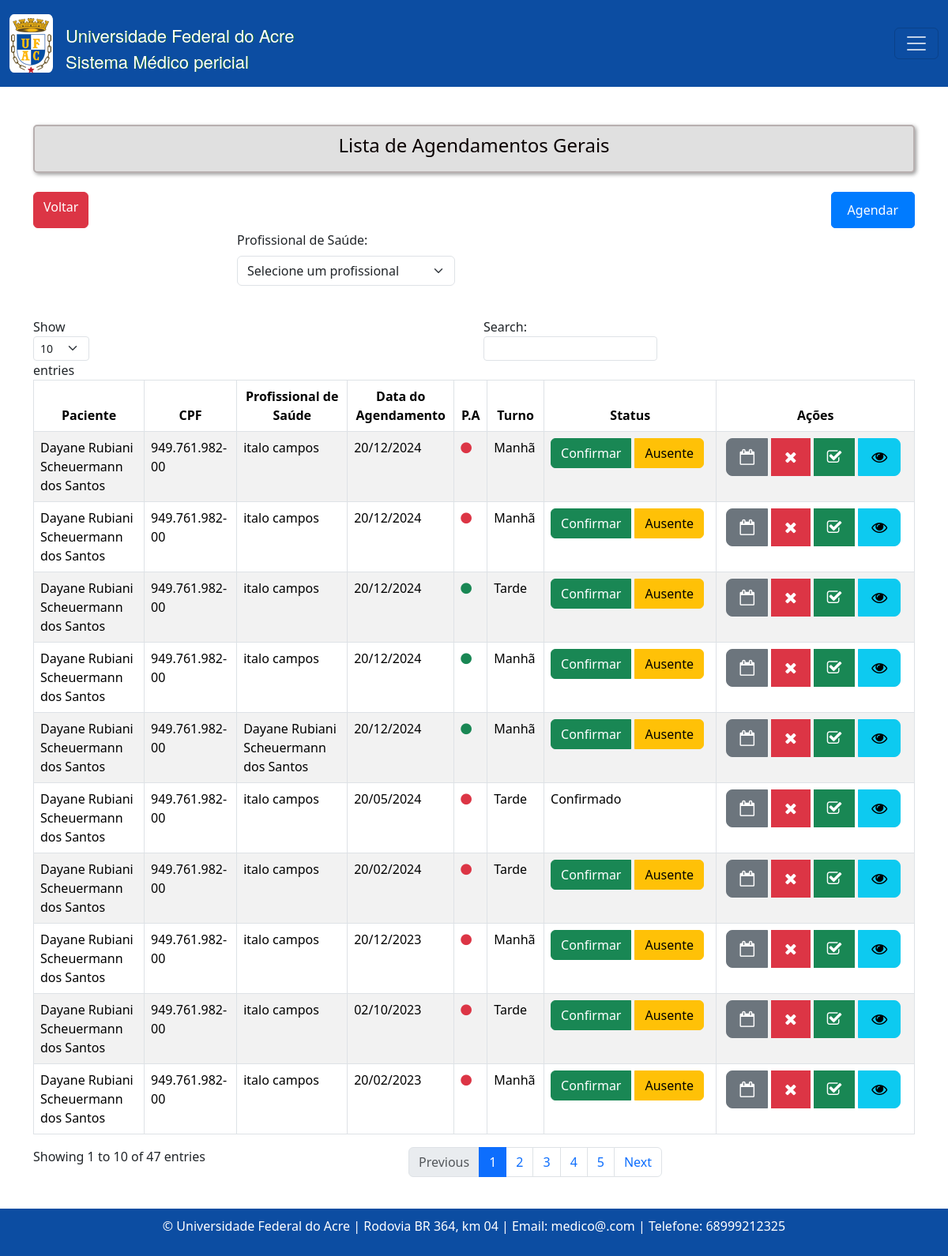
The page /agendamento/lista on the database as committed earlier.
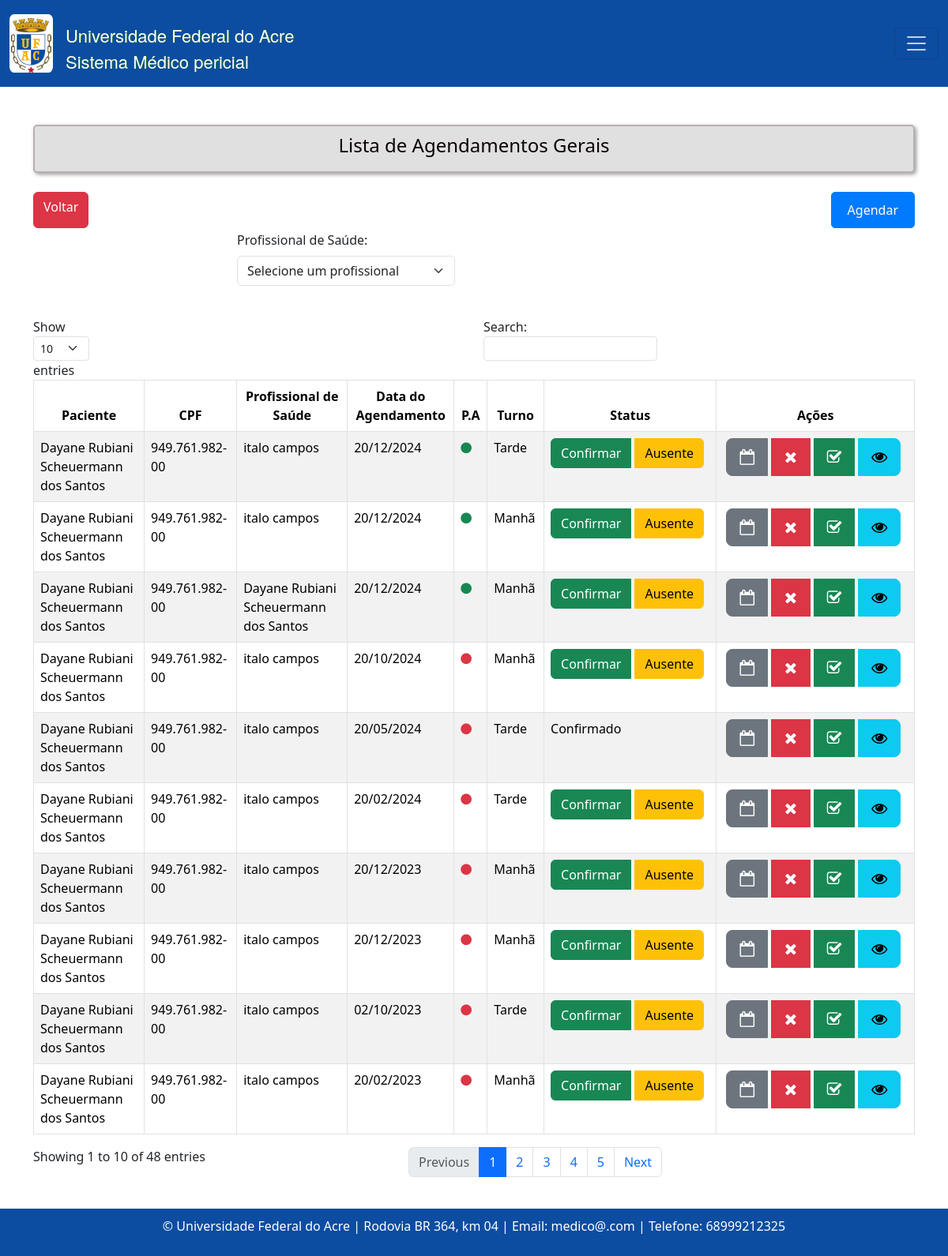
The same page on the database as committed later.
### consulta/models.py (models this page shows, shortened)
class Agendamento(models.Model):
    TURNO_CHOICES = [
        ('manha', 'Manhã'),
        ('tarde', 'Tarde'),
    ]
    status_atendimento = models.CharField(max_length=20, choices=[
        ('confirmado', 'Confirmado'),
        ('ausente', 'Ausente'),
        ('pendente', 'Pendente'),
    ], default='pendente')
    paciente = models.ForeignKey(Paciente, on_delete=models.CASCADE)
    profissional_saude = models.ForeignKey(Profissionaldasaude, on_delete=models.CASCADE)
    data_agendamento = models.DateTimeField(u'Data Agendamento', blank=False, null=False)
    turno = models.CharField(max_length=10, choices=TURNO_CHOICES)
    prioridade_atendimento = models.BooleanField(default=False)
    justificativa_cancelamento = models.TextField(blank=True, null=True)
    class Meta:
        ordering = ['-data_agendamento', 'paciente__nome']
        verbose_name = 'Agendamento'
        verbose_name_plural = 'Agendamentos'

class Paciente(models.Model):
    nome = models.CharField(max_length=100)
    data_nascimento = models.DateField()
    email = models.EmailField()
    rg = models.CharField(max_length=20)
    cpf = models.CharField(max_length=14, validators=[validate_cpf])
    sexo = models.CharField(max_length=1, choices=[('M', 'Masculino'), ('F', 'Feminino')])
    matricula = models.CharField(max_length=20)
    TIPO_PACIENTE_CHOICES = [
        ('Aluno', 'Aluno'),
        ('Servidor', 'Servidor'),
        ('Outro', 'Outro'),
    ]
    tipo_paciente = models.CharField(max_length=20, choices=TIPO_PACIENTE_CHOICES)
    cargo_funcao = models.CharField(max_length=50, default='', blank=True, null=True,)
    cep = models.CharField(max_length=9)
    cidade = models.CharField(max_length=50)
    bairro = models.CharField(max_length=50, default='')
    uf = models.CharField(max_length=2)
    numero = models.CharField(max_length=10)
    ddd_telefone = models.CharField(max_length=3)
    complemento = models.CharField(max_length=100, blank=True, null=True, default='')  # Adicionando o valor padrão aqui

class Profissionaldasaude(models.Model):
    usuario = models.ForeignKey(User, models.SET_NULL, blank=True, null=True,)
    nome = models.CharField('Nome Completo', max_length=100)
    data_nascimento = models.DateField(u'Data de Nascimento',)
    email = models.EmailField()
    rg = models.CharField(max_length=20)
    cpf = models.CharField(max_length=14, validators=[validate_cpf])
    sexo = models.CharField(max_length=1, choices=[('M', 'Masculino'), ('F', 'Feminino')]) #O parâmetro choices em um campo CharField ou IntegerField é usado para fornecer uma lista de escolhas para esse campo
    identificacao_unica = models.CharField(max_length=50, default='')
    cep = models.CharField(max_length=9)
    cidade = models.CharField(max_length=50)
    bairro = models.CharField(max_length=50, default='')
    uf = models.CharField('UF', max_length=2, choices=UF_CHOICE, default='AC')
    numero = models.CharField(max_length=10)
    ddd_telefone = models.CharField('Telefone Celular', max_length=14, help_text='Com DDD.')
    complemento = models.CharField(max_length=100, blank=True, null=True, default='') # blank=True, null=True é pra dizer que não é obrigatorio
    area = models.CharField(max_length=50, default='')
    unidade_siass = models.CharField(max_length=50, default='')
    formacao = models.CharField(max_length=20)
    conselho = models.CharField(max_length=20)
    registro = models.CharField(max_length=20)
    class Meta:
        ordering = ['nome', ]
        verbose_name = 'Profissonal de saúde'
        verbose_name_plural = 'Profissonais de saúde'

### consulta/views.py (the view, shortened to what this page needs)
# urls.py: path('agendamento/lista', listar_agendamentos, name='agendamentoListagem'),
def listar_agendamentos(request):
    form = PesquisaAgendamentoForm(request.GET)
    agendamentos = Agendamento.objects.all()
    profissionais_saude = Profissionaldasaude.objects.all()
    profissional_id = request.GET.get('profissional_saude')
    agendamentos = agendamentos.order_by('-data_agendamento')
    return render(request, 'consultas/listagem_agendamentos.html', {'form': form, 'agendamentos': agendamentos, 'profissionais_saude': profissionais_saude})

### consulta/forms.py
class PesquisaAgendamentoForm(forms.Form):
    cpf = forms.CharField(label='', required=False, widget=forms.TextInput(attrs={'class': 'form-control', 'placeholder': 'Pesquise por CPF'}))
    data_agendamento = forms.DateField(label='', required=False, widget=forms.DateInput(attrs={'type': 'date', 'class': 'form-control'}))

### templates/consultas/listagem_agendamentos.html (shortened to what this page needs)
{% extends "base.html" %}
{% load static %}
{% block content %}
<div class="text-center mb-4 custom-title">
  <h4>Lista de Agendamentos Gerais</h4>
</div>
<div class="d-flex justify-content-between">
  <a class="btn btn-danger" href="{% url 'home' %}" style="margin-bottom: 3px">
    Voltar
  </a>
  <a class="btn btn-primary" href="{% url 'agendamentoCreate' %}" style="margin-bottom: 3px">
    Agendar
  </a>
</div>
<div class="mb-4">
  <form method="get" class="mx-auto" style="max-width: 600px;">
    <div class="row">
      <div class="row align-items-end">
        <div class="col-md-6 mb-3">
          <label for="profissional_saude" class="form-label">Profissional de Saúde:</label>
          <select name="profissional_saude" id="profissional_saude" class="form-select">
            <option value="" selected>Selecione um profissional</option>
          </select>
        </div>
      </div>
      </div>
  </form>
</div>
<div class="table-responsive">
  <table id="example" class="table table-striped nowrap table-bordered" style="width:100%">
    <thead>
      <tr class="custom-table-row">
        <th scope="col" class="text-center">Paciente</th>
        <th scope="col" class="text-center">CPF</th>
        <th scope="col" class="text-center">Profissional de Saúde</th>
        <th scope="col" class="text-center">Data do Agendamento</th>
        <th scope="col" class="text-center">P.A</th>
        <th scope="col" class="text-center">Turno</th>
        <th scope="col" class="text-center">Status</th>
        <th scope="col" class="text-center">Ações</th>
      </tr>
    </thead>
    <tbody>
      {% for agendamento in agendamentos %}
      <tr>
        <td>{{ agendamento.paciente.nome }}</td>
        <td>{{ agendamento.paciente.cpf }}</td>
        <td>{{ agendamento.profissional_saude.nome }}</td>
        <td>{{ agendamento.data_agendamento | date:"d/m/Y " }}</td>
        <td>
          {% if agendamento.prioridade_atendimento %}
          <i class="fa fa-circle text-success text-center" ></i>
          {% else %}
          <i class="fa fa-circle text-danger text-center" ></i>
          {% endif %}
        </td>
        <td>
          {% if agendamento.turno == 'manha' %}
          Manhã
          {% elif agendamento.turno == 'tarde' %}
          Tarde
          {% else %}
          {{ agendamento.turno }}
          {% endif %}
        </td>
        <td>
          {% if agendamento.status_atendimento == 'pendente' %}
          <div class="btn-group" role="group" aria-label="Status">
            <a href="{% url 'agendamentoConfirmar' agendamento.id %}" class="btn btn-success">Confirmar</a>
            <a href="{% url 'agendamentoAusente' agendamento.id %}" class="btn btn-warning ms-1">Ausente</a>
          </div>
          {% elif agendamento.status_atendimento == 'confirmado' %}
          Confirmado
          {% elif agendamento.status_atendimento == 'ausente' %}
          Ausente
          {% else %}
          <span class="text-success">Cancelado</span>
          {% endif %}
        </td>
        <td>
          <div class="btn-group" role="group" aria-label="Ações">
            <button type="button" class="btn btn-secondary ms-1 btn-lg custom-btn" onclick="redirecionar('{% url 'reagendarAgendamento' agendamento.id %}')" title='Reagendar'><i class="fa fa-calendar-o" aria-hidden="true"></i> </button>
            <button type="button" class="btn btn-danger ms-1 btn-lg custom-btn" data-bs-toggle="modal" data-bs-target="#cancelarModal{{ agendamento.id }}" title="Cancelar" onclick="confirmarCancelamento('{{ agendamento.id }}')"><i class="fa fa-times" aria-hidden="true"></i></button>
            <button type="button" class="btn btn-success ms-1 btn-lg custom-btn" onclick="redirecionar('{% url 'criar_atendimento' agendamento.id %}')" title="Atender"><i class="fa fa-check-square-o" aria-hidden="true"></i></button>
            <button type="button" class="btn btn-info ms-1 btn-lg custom-btn" onclick="redirecionar('{% url 'confirmAgendamento' agendamento.id %}')" title="Visualizar"><i class="fa fa-eye" aria-hidden="true"></i></button>
          </div>
        </td>
      </tr>
      {% endfor %}
    </tbody>
  </table>
</div>
{% endblock %}

Rows that differ between the two databases and show on the page:
changed Agendamento (number 4 of 10 on the later page): data_agendamento "20/12/2024" → "20/10/2024"; moves down the list
changed Agendamento (number 8 of 10 on the later page): data_agendamento "20/12/2024" → "20/12/2023"; moves down the list
Other text that changed with them:
text written by a page script: "Show entries Search: Showing 1 to 10 of 47 entries Previous 1 2 3 4 5 Next" → "Show entries Search: Showing 1 to 10 of 48 entries Previous 1 2 3 4 5 Next"
